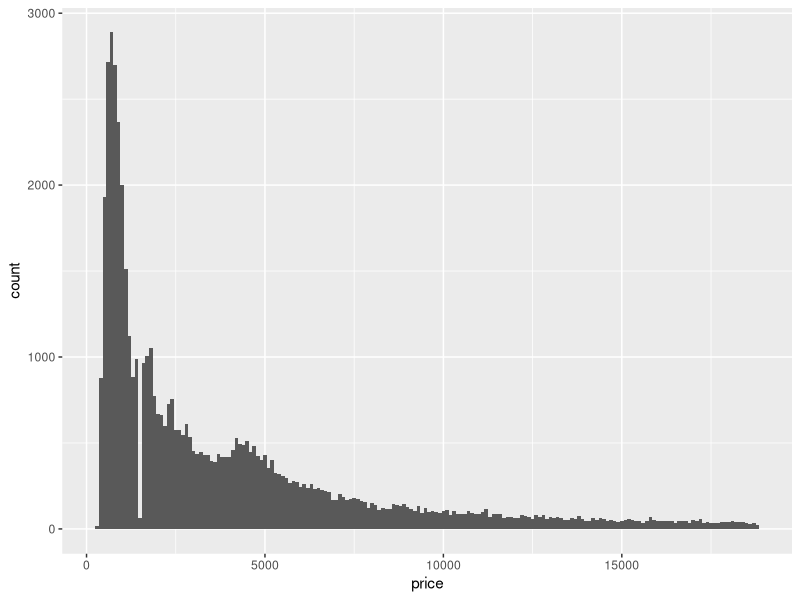
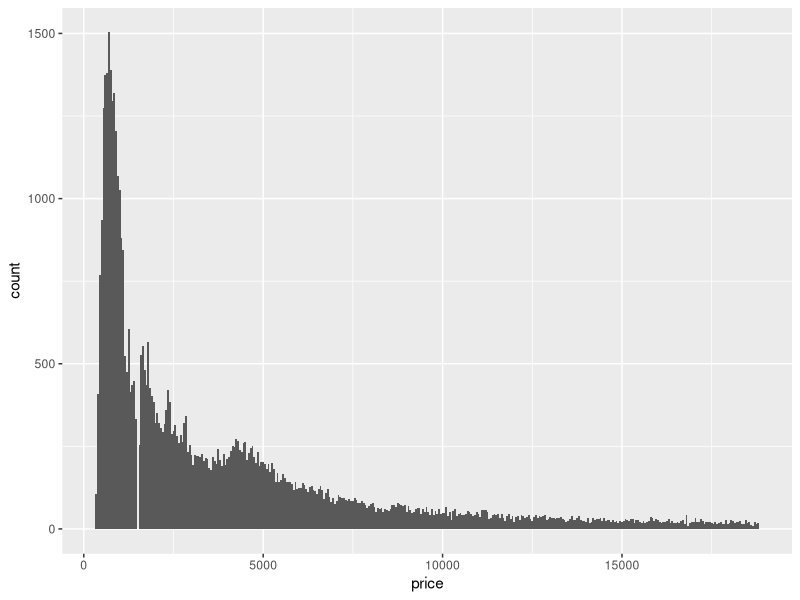
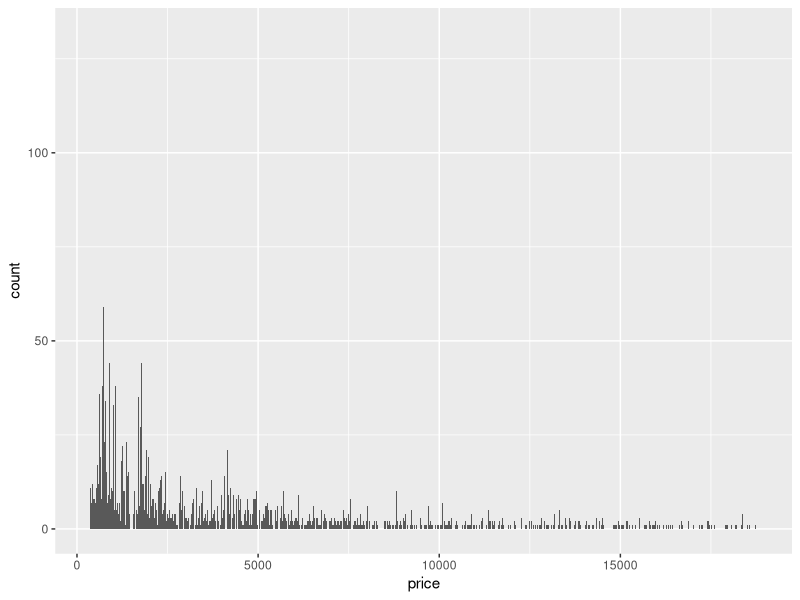
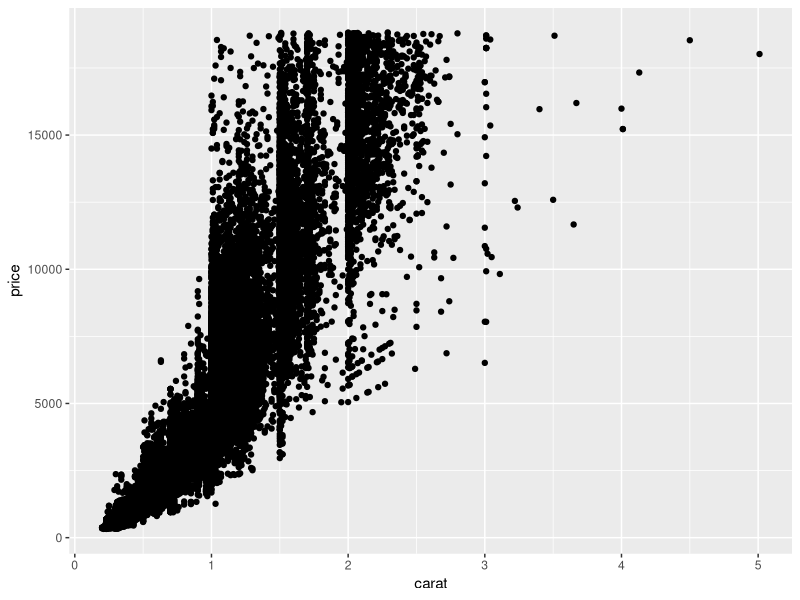
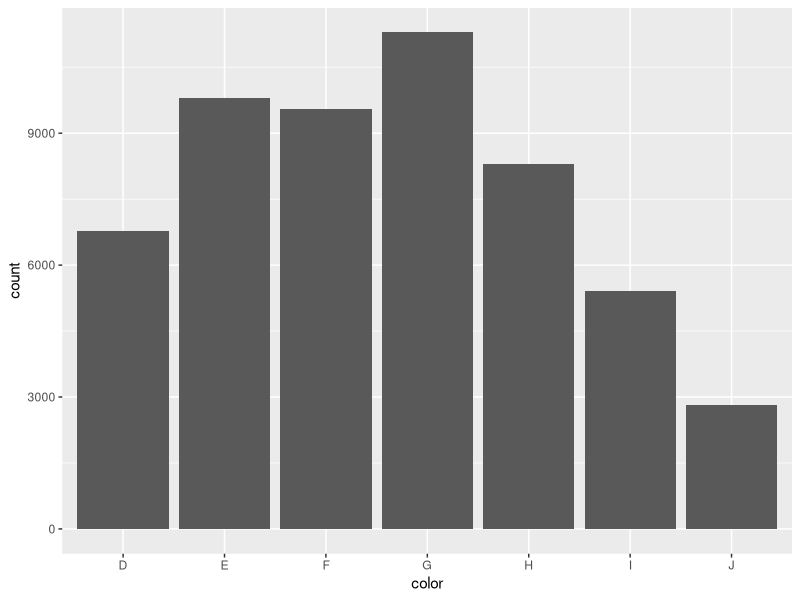
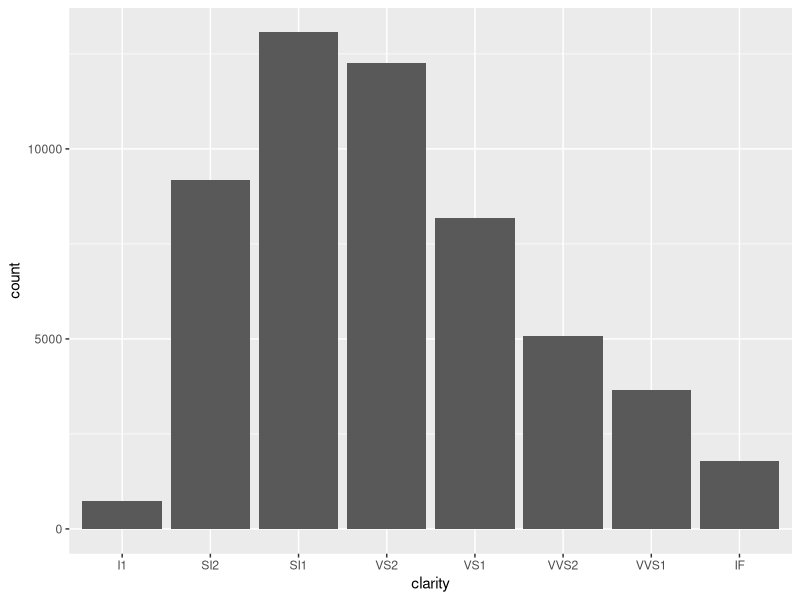

Reproduce these figures in R, in order.
library(ggplot2)
library(dplyr)

my_diamonds <- diamonds %>% filter(between(carat, 0, 100))
View(diamonds)
help(diamonds)
carat <- diamonds$carat
price <- diamonds$price
ggplot(data = diamonds) + geom_histogram(mapping = aes(x = price), binwidth = 100)
ggplot(data = diamonds) + geom_histogram(mapping = aes(x = price), binwidth = 50)
ggplot(data = diamonds) + geom_histogram(mapping = aes(x = price), binwidth = 1)

ggplot(data = diamonds, mapping = aes(x = carat, y = price)) + geom_point()
ggplot(data = diamonds) + geom_bar(mapping = aes(x = color))
ggplot(data = diamonds) + geom_bar(mapping = aes(x = clarity))
